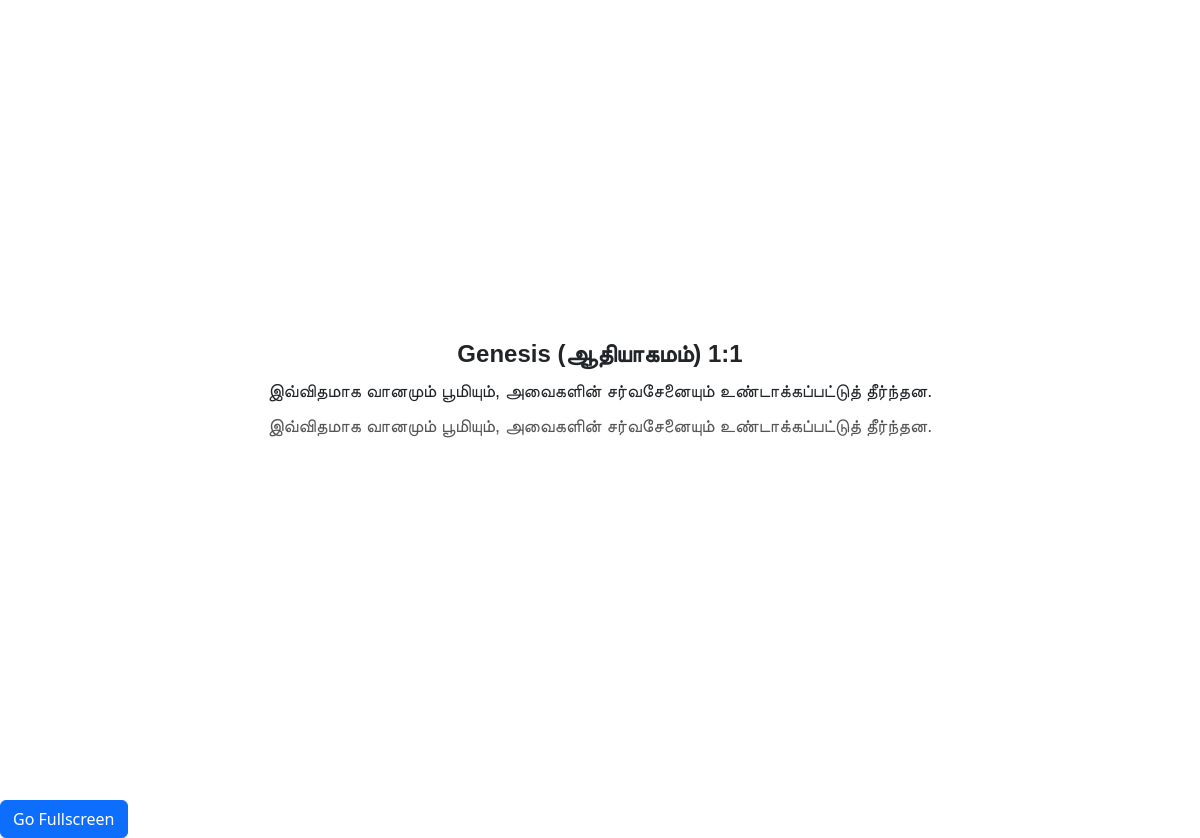
Screenshot of /verse_present/?book=Genesis&chapter=1&versecount=1 with the database file from the repository.
### myapp/models.py (models this page shows)
class BibleDb(models.Model):
    book = models.CharField(max_length=100)
    bookname = models.CharField(max_length=100)
    tamilname = models.CharField(max_length=10)
    chapter = models.CharField(max_length=100)  # Format "1:1", "2:10", etc.
    versecount = models.CharField(max_length=100)
    verse = models.TextField()
    kjv = models.TextField()

### myapp/views.py (the view)
# urls.py: path('verse_present/', views.verse_present, name='verse_present'),  # Secondary tab
def verse_present(request):
    verse_details = None  # Default to None if no results are found
    book = request.GET.get('book', None)
    chapter = request.GET.get('chapter', None)
    versecount = request.GET.get('versecount', None)
    if book and chapter and versecount:
        verse_details = BibleDb.objects.filter(
            bookname=book,
            chapter=chapter,
            versecount=versecount
        )
    books = BibleDb.objects.values('tamilname').distinct()
    return render(request, 'verse_present.html', {
        'verse_details': verse_details,
        'books': books,
        'book': book,
        'chapter': chapter,
        'versecount': versecount
    })

### myapp/templates/verse_present.html (shortened to what this page needs)
<!DOCTYPE html>
<html lang="en">
    <head>
        <link href="https://cdn.jsdelivr.net/npm/bootstrap@5.3.0-alpha3/dist/css/bootstrap.min.css" rel="stylesheet">
        <link rel="stylesheet" href="https://cdnjs.cloudflare.com/ajax/libs/font-awesome/6.0.0/css/all.min.css">
    </head>
    <body>
        <div id="verses-container" style="display: flex; justify-content: center; align-items: center; height: 100vh; text-align: center; flex-direction: column; font-family: Arial, sans-serif;background-color: white;">
            {% for verse in verse_details %}
                <h2 class="card-title" style="font-size: 24px; font-weight: bold; margin-bottom: 10px;">
                    {{ book }} ({{ verse.tamilname }}) {{ chapter }}:{{ verse.versecount }}
                </h2>
                <p style="font-size: 18px; margin-bottom: 8px;">{{ verse.verse }}</p>
                <p style="font-size: 18px; margin-bottom: 20px; color: #555;">{{ verse.kjv }}</p>
            {% empty %}
                <p style="font-size: 18px; color: #888;">No verse found. Please make sure you entered valid book, chapter, and verse.</p>
            {% endfor %}
        </div>
<button id="fullscreenBtn" class="btn btn-primary">Go Fullscreen</button>
    </body>
</html>

### rows the page displays
BibleDb: book "Genesis", tamilname "ஆதியாகமம்", chapter "1", versecount "1", verse "இவ்விதமாக வானமும் பூமியும், அவைகளின் சர்வசேனையும் உண்டாக்கப்பட்டுத் தீர்ந்தன.", kjv "இவ்விதமாக வானமும் பூமியும், அவைகளின் சர்வசேனையும் உண்டாக்கப்பட்டுத் தீர்ந்தன."
